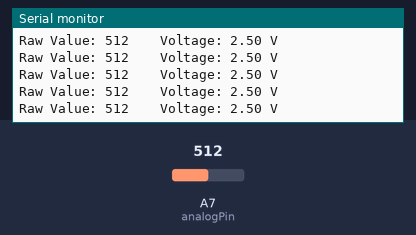
The sketch below on a simulated Arduino Nano, built with avr-gcc and run on an emulated ATmega328P. Shown: the last lines printed to the serial monitor. The inputs (shaded band) are chosen by the test bench; at power-on: A7 (analogPin) = 512.

Above: at 1.2 s.
1.3 s: A7 (analogPin) set to 987
At 1.34 s:
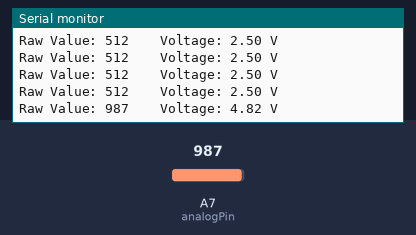
4.3 s: A7 (analogPin) set to 1010
At 4.34 s:
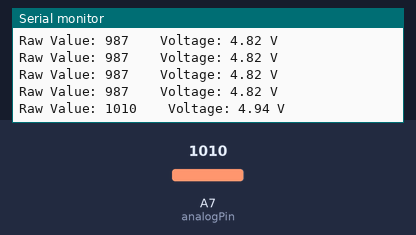
Timing chart, 0 to 7.3 s (numbered marks = the images above; inputs shaded):
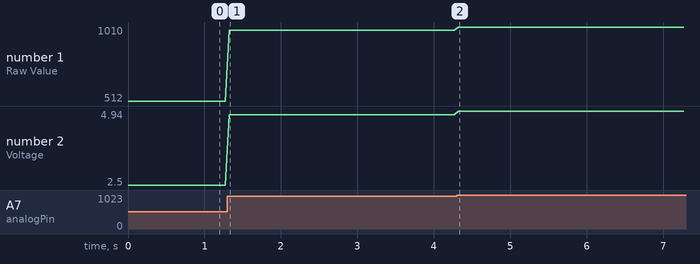

The sketch:

P3022.ino
```cpp
const int analogPin = A7; // Define the analog input pin
int rawValue = 0;         // Variable to store the raw 10-bit value (0-1023)
float voltage = 0.0;      // Variable to store the calculated voltage (0-5V)

void setup() {
  // Initialize serial communication at 9600 bits per second
  Serial.begin(9600);
}

void loop() {
  // Read the analog value (returns 0 to 1023)
  rawValue = analogRead(analogPin);

  // Convert the raw reading to an actual voltage value (assuming 5V reference)
  voltage = rawValue * (5.0 / 1023.0);

  // Print the raw value to the Serial Monitor
  Serial.print("Raw Value: ");
  Serial.print(rawValue);

  // Print the converted voltage value
  Serial.print(" \t Voltage: ");
  Serial.print(voltage);
  Serial.println(" V");

  // Wait 50 milliseconds before taking the next reading
  delay(50);
}
```

Measured:
- after the input at 1.3 s, the serial monitor: prints a new line at once (image 1)
- after the input at 4.3 s, the serial monitor: prints a new line at once (image 2)
- plotted number 1: 512 → 987 after the input at 1.3 s, 987 → 1010 after the input at 4.3 s
- plotted number 2: 2.5 → 4.82 after the input at 1.3 s, 4.82 → 4.94 after the input at 4.3 s
